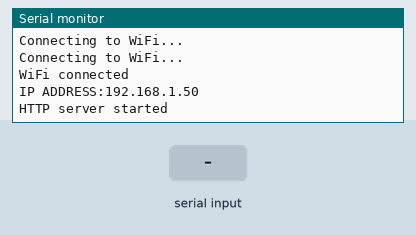
Bench run of a sketch on a simulated ESP8266 (NodeMCU). Shown: the last lines printed to the serial monitor. The test bench sets the inputs (shaded band). WiFi joins after 1.5 s; servers stay silent unless stated.

Above: at 2.7 s.
2.8 s: "1\n" received over Serial
At 3.8 s:
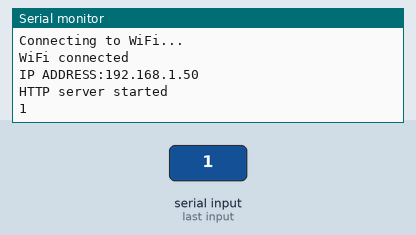
4.3 s: "0\n" received over Serial
At 4.9 s:
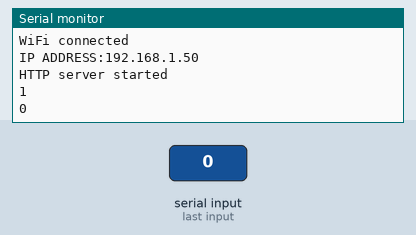
5.8 s: "2\n" received over Serial
At 7.3 s:
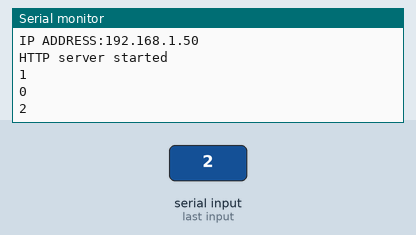

Measured:
- after the input at 2.8 s, the serial monitor: prints a new line at once (image 1)
- after the input at 4.3 s, the serial monitor: prints a new line at once (image 2)
- after the input at 5.8 s, the serial monitor: prints a new line at once (image 3)

The sketch:

Esp8266ContactAll.ino
```cpp
#include <ESP8266WiFi.h>
#include <WiFiClient.h>
#include <ESP8266WebServer.h>
#include <ESP8266HTTPClient.h>
#include <SoftwareSerial.h>


//#include <SPI.h>
//#include "FS.h"


//局域网信息
const char* SSID = "ztl";
const char* PASSWORD = "meiyoumima";

const char* server = "http://192.168.114.248:5000/post_data";  // Flask服务器IP地址
ESP8266WebServer servertoesp(80);

WiFiClient client;


void setup() {
  // put your setup code here, to run once:
  Serial.begin(115200);


  WiFi.begin(SSID, PASSWORD);

  while (WiFi.status() != WL_CONNECTED) {
    delay(500);
    Serial.println("Connecting to WiFi...");
  }

  Serial.println("WiFi connected");
  Serial.print("IP ADDRESS:");
  Serial.println(WiFi.localIP());  // get ip address

  servertoesp.on("/control", handleControl);
  servertoesp.begin();
  Serial.println("HTTP server started");
}

void loop() {
  // put your main code here, to run repeatedly:
  //servertoesp.handleClient();
  /*
  if (WiFi.status() == WL_CONNECTED) { // 检查是否连接到WiFi
    HTTPClient http;
    http.begin(client,server); // 指定服务器地址
    http.addHeader("Content-Type", "application/json"); // 添加HTTP头

    // 创建要发送的JSON数据
    String jsonData = "{\"sensor_value\": 12345}";

    // 发送HTTP POST请求
    int httpResponseCode = http.POST(jsonData);

    // 打印HTTP响应码
    Serial.print("HTTP Response code: ");
    Serial.println(httpResponseCode);

    // 关闭连接
    http.end();
  } else {
    Serial.println("WiFi Disconnected");
  }
  delay(1000); // 每10秒发送一次数据
  */

  if (Serial.available()) {
    String command = Serial.readStringUntil('\n');
    command.trim();  //去除可能存在的空格 要不要加command =?
    Serial.println(command);
  }


}


void handleControl() {
  if (servertoesp.hasArg("key")) {
    String key = servertoesp.arg("key");
    Serial.println(key);
  }
  servertoesp.send(204, "text/plain", "");
}
```
